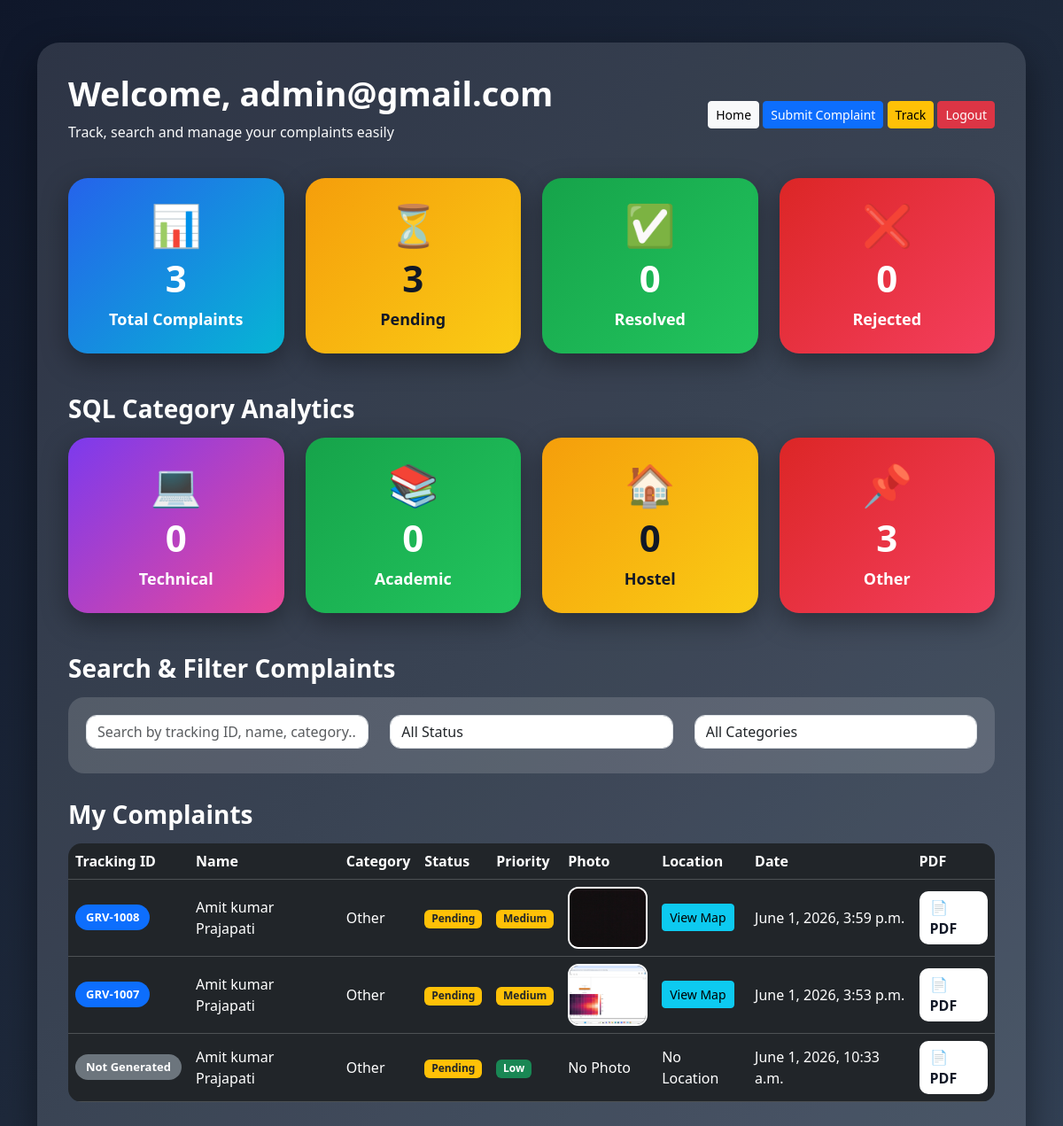
Page /dashboard/ (signed in) on the earlier database version.
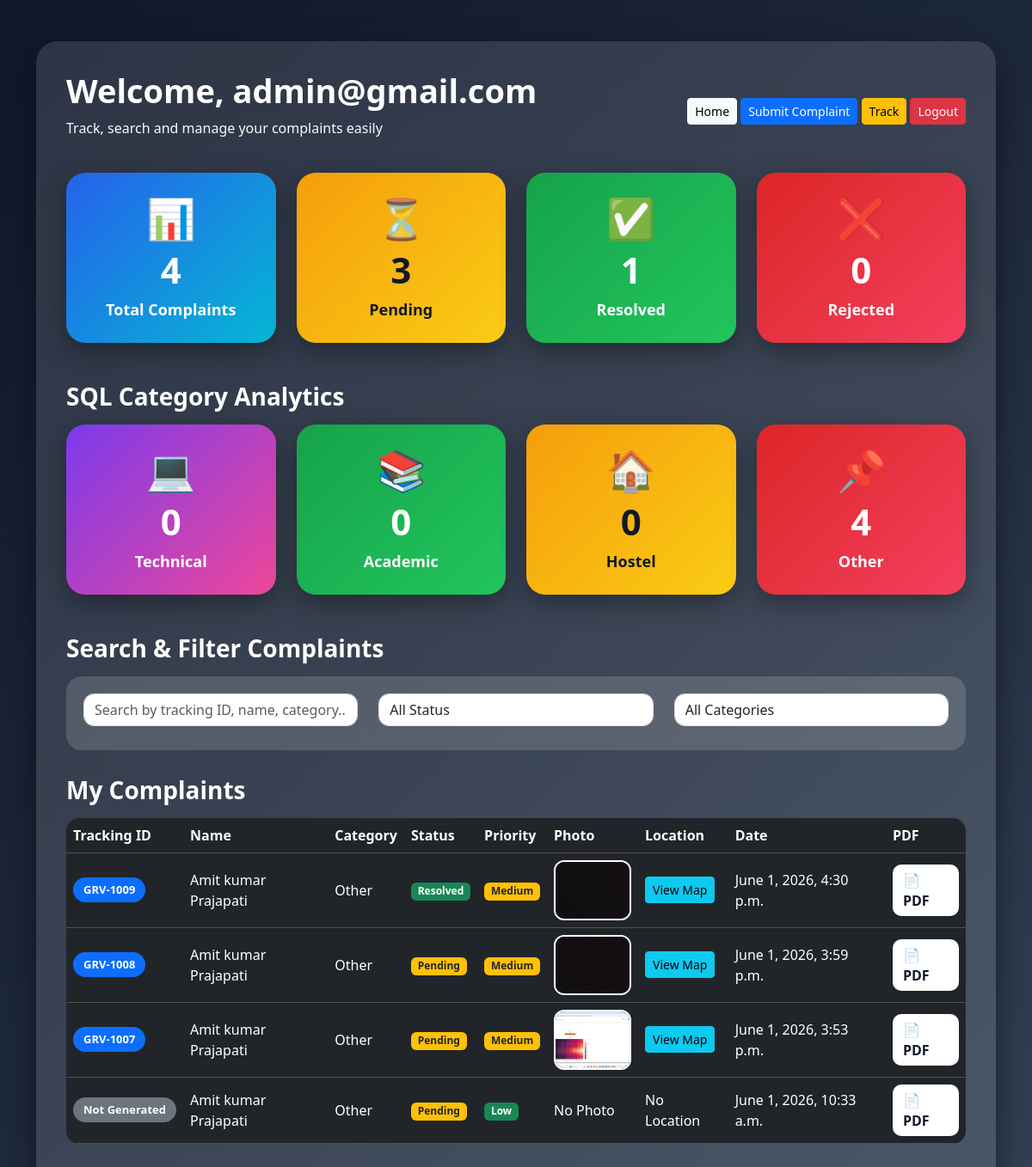
Same page on the later database version.
### grievance_app/models.py (models this page shows, shortened)
class Grievance(models.Model):
    CATEGORY_CHOICES = [
        ('Technical', 'Technical'),
        ('Academic', 'Academic'),
        ('Hostel', 'Hostel'),
        ('Other', 'Other'),
    ]
    STATUS_CHOICES = [
        ('Pending', 'Pending'),
        ('In Progress', 'In Progress'),
        ('Resolved', 'Resolved'),
        ('Rejected', 'Rejected'),
    ]
    PRIORITY_CHOICES = [
        ('Low', 'Low'),
        ('Medium', 'Medium'),
        ('High', 'High'),
    ]
    user = models.ForeignKey(
        User,
        on_delete=models.CASCADE,
        null=True,
        blank=True
    )
    tracking_id = models.CharField(
        max_length=20,
        unique=True,
        blank=True,
        null=True
    )
    name = models.CharField(max_length=100)
    email = models.EmailField()
    complaint = models.TextField()
    category = models.CharField(
        max_length=50,
        choices=CATEGORY_CHOICES
    )
    status = models.CharField(
        max_length=20,
        choices=STATUS_CHOICES,
        default='Pending'
    )
    priority = models.CharField(
        max_length=20,
        choices=PRIORITY_CHOICES,
        default='Low'
    )
    photo = models.ImageField(
        upload_to='complaint_photos/',
        blank=True,
        null=True
    )
    latitude = models.CharField(
        max_length=100,
        blank=True,
        null=True
    )
    longitude = models.CharField(
        max_length=100,
        blank=True,
        null=True
    )
    created_at = models.DateTimeField(
        auto_now_add=True
    )

### grievance_app/views.py (the view)
# urls.py: path('dashboard/', views.dashboard, name='dashboard'),
@login_required
def dashboard(request):
    complaints = Grievance.objects.filter(
        Q(user=request.user) | Q(email=request.user.email)
    ).order_by('-created_at')
    total_count = complaints.count()
    pending_count = complaints.filter(status='Pending').count()
    resolved_count = complaints.filter(status='Resolved').count()
    rejected_count = complaints.filter(status='Rejected').count()
    technical_count = complaints.filter(category='Technical').count()
    academic_count = complaints.filter(category='Academic').count()
    hostel_count = complaints.filter(category='Hostel').count()
    other_count = complaints.filter(category='Other').count()
    return render(request, 'dashboard.html', {
        'complaints': complaints,
        'total_count': total_count,
        'pending_count': pending_count,
        'resolved_count': resolved_count,
        'rejected_count': rejected_count,
        'technical_count': technical_count,
        'academic_count': academic_count,
        'hostel_count': hostel_count,
        'other_count': other_count,
    })

### grievance_app/templates/dashboard.html (shortened to what the changed rows need)
<!DOCTYPE html>
<html>
<head>
    <link href="https://cdn.jsdelivr.net/npm/bootstrap@5.3.3/dist/css/bootstrap.min.css" rel="stylesheet">
</head>
<body>
<div class="container mt-5 mb-5">
    <div class="dashboard-box">
        <div class="d-flex justify-content-between align-items-center mb-4">
            <div>
                <h1 class="top-title">Welcome, {{ user.username }}</h1>
            </div>
        </div>
        <div class="row mb-4">
            <div class="col-md-3 mb-3">
                <div class="stat-card total-card">
                    <h1>📊</h1>
                    <h2>{{ total_count }}</h2>
                    <p>Total Complaints</p>
                </div>
            </div>
            <div class="col-md-3 mb-3">
                <div class="stat-card pending-card">
                    <h1>⏳</h1>
                    <h2>{{ pending_count }}</h2>
                </div>
            </div>
            <div class="col-md-3 mb-3">
                <div class="stat-card resolved-card">
                    <h1>✅</h1>
                    <h2>{{ resolved_count }}</h2>
                    <p>Resolved</p>
                </div>
            </div>
            <div class="col-md-3 mb-3">
                <div class="stat-card rejected-card">
                    <h1>❌</h1>
                    <h2>{{ rejected_count }}</h2>
                </div>
            </div>
        </div>
        <div class="row mb-4">
            <div class="col-md-3 mb-3">
                <div class="stat-card analytics-card">
                    <h1>💻</h1>
                    <h2>{{ technical_count }}</h2>
                </div>
            </div>
            <div class="col-md-3 mb-3">
                <div class="stat-card resolved-card">
                    <h1>📚</h1>
                    <h2>{{ academic_count }}</h2>
                </div>
            </div>
            <div class="col-md-3 mb-3">
                <div class="stat-card pending-card">
                    <h1>🏠</h1>
                    <h2>{{ hostel_count }}</h2>
                </div>
            </div>
            <div class="col-md-3 mb-3">
                <div class="stat-card rejected-card">
                    <h1>📌</h1>
                    <h2>{{ other_count }}</h2>
                    <p>Other</p>
                </div>
            </div>
        </div>
        <div class="table-responsive">
            <table class="table table-dark table-hover align-middle">
                <thead>
                    <tr>
                        <th>Tracking ID</th>
                        <th>Name</th>
                        <th>Category</th>
                        <th>Status</th>
                        <th>Priority</th>
                        <th>Photo</th>
                        <th>Location</th>
                        <th>Date</th>
                        <th>PDF</th>
                    </tr>
                </thead>
                <tbody id="complaintTable">
                    {% for complaint in complaints %}
                    <tr>
                        <td>
                            {% if complaint.tracking_id %}
                                <span class="badge bg-primary tracking-badge">
                                    {{ complaint.tracking_id }}
                                </span>
                            {% else %}
                                <span class="badge bg-secondary tracking-badge">
                                    Not Generated
                                </span>
                            {% endif %}
                        </td>
                        <td>{{ complaint.name }}</td>
                        <td>{{ complaint.category }}</td>
                        <td>
                            {% if complaint.status == "Resolved" %}
                                <span class="badge bg-success">Resolved</span>
                            {% elif complaint.status == "Pending" %}
                                <span class="badge bg-warning text-dark">Pending</span>
                            {% elif complaint.status == "Rejected" %}
                                <span class="badge bg-danger">Rejected</span>
                            {% else %}
                                <span class="badge bg-info text-dark">In Progress</span>
                            {% endif %}
                        </td>
                        <td>
                            {% if complaint.priority == "High" %}
                                <span class="badge bg-danger">High</span>
                            {% elif complaint.priority == "Medium" %}
                                <span class="badge bg-warning text-dark">Medium</span>
                            {% else %}
                                <span class="badge bg-success">Low</span>
                            {% endif %}
                        </td>
                        <td>
                            {% if complaint.photo %}
                                <img src="{{ complaint.photo.url }}" class="complaint-img">
                            {% else %}
                                No Photo
                            {% endif %}
                        </td>
                        <td>
                            {% if complaint.latitude and complaint.longitude %}
                                <a class="btn btn-sm btn-info"
                                   target="_blank"
                                   href="https://www.google.com/maps?q={{ complaint.latitude }},{{ complaint.longitude }}">
                                    View Map
                                </a>
                            {% else %}
                                No Location
                            {% endif %}
                        </td>
                        <td>{{ complaint.created_at }}</td>
                        <td>
                            <a href="{% url 'download_pdf' complaint.id %}"
                               class="pdf-btn">
                                📄 PDF
                            </a>
                        </td>
                    </tr>
                    {% empty %}
                    <tr>
                        <td colspan="9" class="text-center">
                            No complaints found
                        </td>
                    </tr>
                    {% endfor %}
                </tbody>
            </table>
        </div>
    </div>
</div>
</body>
</html>

Differences in the rows shown:
added Grievance: tracking_id "GRV-1009", name "Amit kumar Prajapati", category "Other", status "Resolved", priority "Medium", photo (picture), created_at "June 1, 2026, 4:30 p.m."
Other differences:
{{ total_count }}: "3" → "4"
{{ resolved_count }}: "0" → "1"
{{ other_count }}: "3" → "4"
